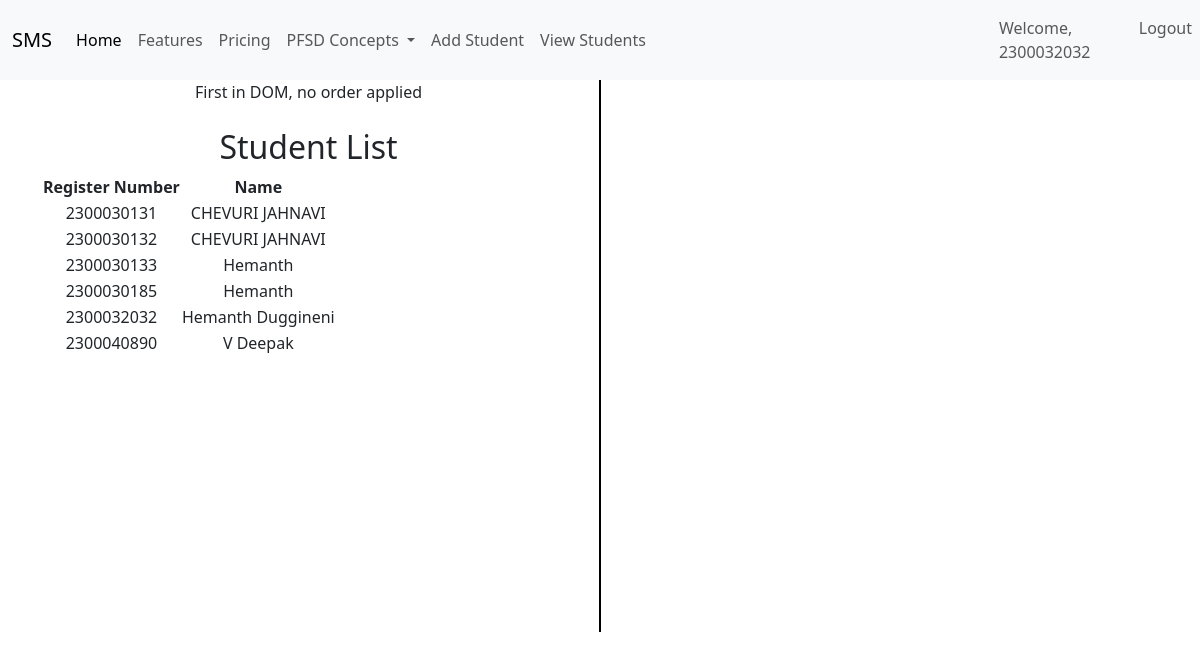
Page /student_list (signed in) on the committed database.
### adminapp/models.py (models this page shows, shortened)
class StudentList(models.Model):
    Register_Number= models.CharField(max_length=20, unique=True)
    Name = models.CharField(max_length=100)
    user = models.OneToOneField(User, on_delete=models.CASCADE, null=True)
    class User(models.Model) :
        username = models.CharField(max_length=150, unique=True)
        email = models.EmailField(unique=True)
        password = models.CharField(max_length=128)

### adminapp/views.py (the view)
# urls.py: path('student_list',views.student_list,name='student_list'),
def student_list(request):
    students = StudentList.objects.all()
    return render(request, 'adminapp/viewstudents.html', {'students': students})

### templates/adminapp/viewstudents.html (shortened to what this page needs)
{% extends 'Navbar/ProjectNavbar.html' %}
{% load static %}
{% block body %}
<div class="container text-center">
  <div class="row">
    <div class="col">
      First in DOM, no order applied
        <br><br>
            <h2>Student List</h2>
<table>
    <tr>
        <th>Register Number</th>
        <th>Name</th>
    </tr>
    {% for student in students %}
    <tr>
        <td>{{ student.Register_Number }}</td>
        <td>{{ student.Name }}</td>
    </tr>
    {% endfor %}
</table>
    </div>
      <br><br><br><br><br><br><br><br><br><br><br><br><br><br><br><br>
      <br><br><br><br><br><br><br>
       <div class="col-auto d-flex align-items-center">
      <div style="border-left: 2px solid black; height: 100%;"></div>
    </div>
    <div class="col">
        <br><br>
    </div>
  </div>
</div>
{% endblock %}

### templates/navbar/ProjectNavBar.html (shortened to what this page needs)
<!DOCTYPE html>
<html lang="en">
<head>
    <link href="https://cdn.jsdelivr.net/npm/bootstrap@5.3.3/dist/css/bootstrap.min.css" rel="stylesheet">
</head>
<body>
<nav class="navbar navbar-expand-lg navbar-light bg-light">
  <div class="container-fluid">
    <a class="navbar-brand" href="{% url 'projecthomepage' %}">SMS</a>
    <div class="collapse navbar-collapse" id="navbarNavDropdown">
      <ul class="navbar-nav">
        <li class="nav-item">
          <a class="nav-link active" aria-current="page" href="#">Home</a>
        </li>
        <li class="nav-item">
          <a class="nav-link" href="#">Features</a>
        </li>
        <li class="nav-item">
          <a class="nav-link" href="#">Pricing</a>
        </li>
        <li class="nav-item dropdown">
          <a class="nav-link dropdown-toggle" href="#" id="navbarDropdownMenuLink" role="button" data-bs-toggle="dropdown" aria-expanded="false">
            PFSD Concepts
          </a>
        </li>
          <li class="nav-item">
          <a class="nav-link" href="{% url 'add_student_page_call' %}">Add Student</a>
        </li>
          <li class="nav-item">
          <a class="nav-link" href="{% url 'student_list_page_call' %}">View Students</a>
        </li>
      </ul>
    </div>
  </div>
    <ul  class="navbar-nav ms-auto">
<li>
        {% if user.is_authenticated %}
        <li class="nav-item">
        <span class="nav-link">Welcome, {{ user.username }}</span>
    </li>
          <li class="nav-item">
          <a class="nav-link" href="{% url 'logout' %}">Logout</a>
          </li>
        {% endif %}
 </li>
      </ul>
</nav>
</body>
{% block body %}
{% endblock %}
</html>

### rows in the picture
StudentList: Register_Number "2300030131", Name "CHEVURI JAHNAVI"
StudentList: Register_Number "2300030132", Name "CHEVURI JAHNAVI"
StudentList: Register_Number "2300030133", Name "Hemanth"
StudentList: Register_Number "2300030185", Name "Hemanth"
StudentList: Register_Number "2300032032", Name "Hemanth Duggineni"
StudentList: Register_Number "2300040890", Name "V Deepak"

### other values in the picture
{{ user.username }} "2300032032"
